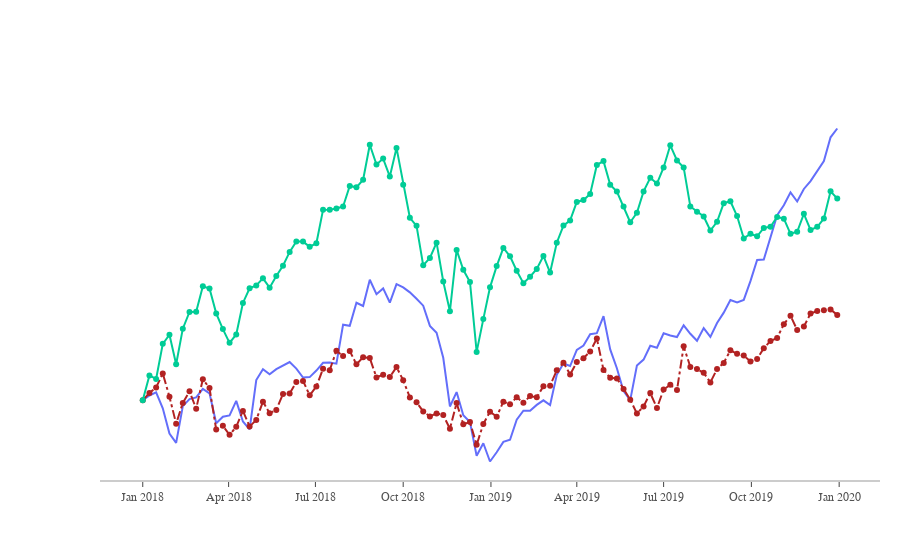

The notebook cell this image was saved under:
### Markdown cell above
#### Line Charts

### Code cell
import plotly.graph_objects as go
df_stocks = px.data.stocks()
px.line(df_stocks, x='date', y='GOOG', labels={'x': 'Date','y': "STOCK"},title='GOOGLE SHARE PRICE')
px.line(df_stocks, x='date', y=['GOOG', 'AAPL'], labels={'x':'Date', 'y': 'Price'}, title='Apple Vs Google')
fig = go.Figure()
fig.add_trace(go.Scatter(x=df_stocks.date, y=df_stocks.AAPL, mode='lines', name='Apple'))
fig.add_trace(go.Scatter(x=df_stocks.date, y=df_stocks.GOOG, mode='lines+markers', name= 'GOOGLE', line=dict(color='firebrick', width=2, dash='dashdot')))
fig.add_trace(go.Scatter(x=df_stocks.date, y=df_stocks.AMZN, mode='lines+markers', name='Amazon'))
#fig.update_layout(title='Stock Prices Data 2018 - 2020', xaxis_title='Price', #yaxis_title='Date')

fig.update_layout(xaxis=dict(showline=True, showgrid=False, showticklabels=True, linecolor='rgb(204,204,204)', linewidth=2, ticks='outside', tickfont=dict(family='Arial', size=12, color='rgb(82,82,82)')),yaxis=dict(showgrid=False, zeroline=False, showline=False, showticklabels=False), autosize=False, margin=dict(autoexpand=False, l=100, r=20, t=110),showlegend=False, plot_bgcolor='white')
